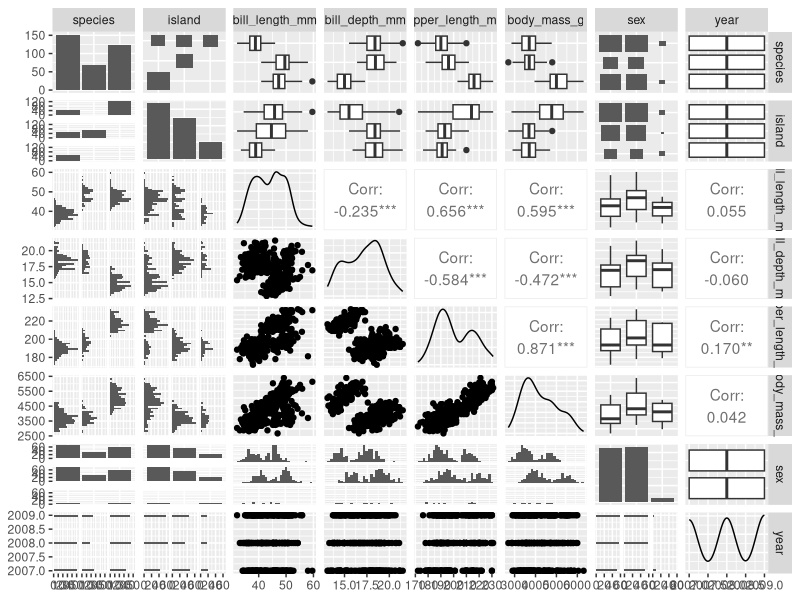
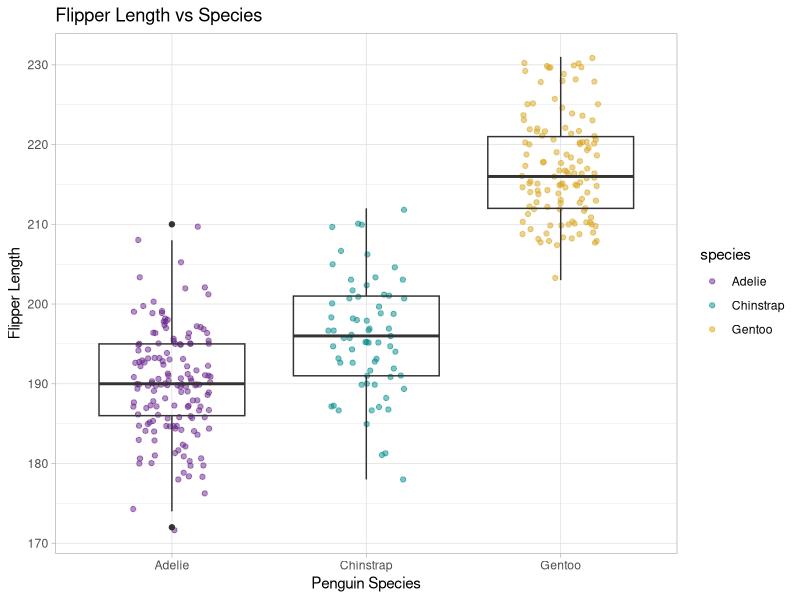
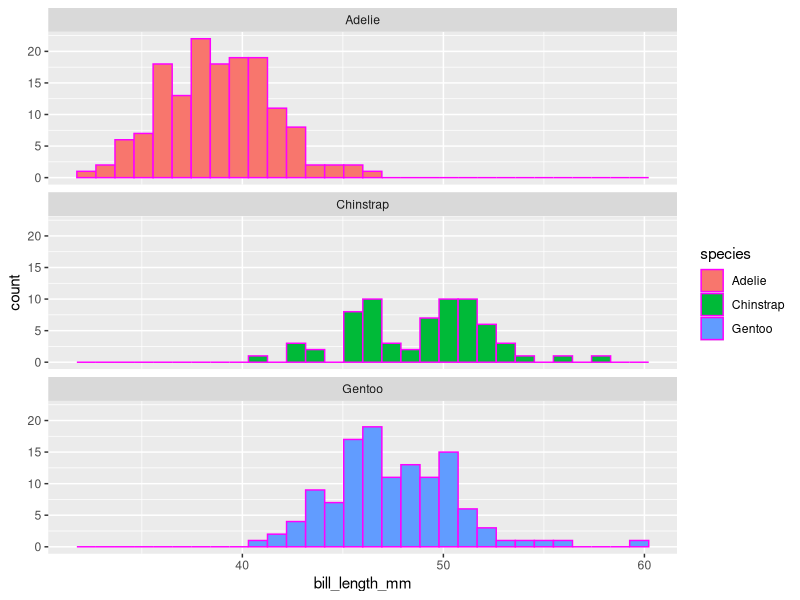

Write R code to recreate these figures, in order.
## ---- chunk 1

#| warning: false

# If you don't want the output to show but no code
#| echo: false

library(tidyverse)
library(palmerpenguins)
library(GGally)
library(skimr)
## ---- chunk 2

# If you want nothing of the code chunk to show up

#| include: false

#Tell me the column name
names(penguins)

# What are the dimension?
dim(penguins)

# Can you show me the first 6 lines?
head(penguins)

# Can you show me the last 6 lines?
tail(penguins)
## ---- chunk 3
#| echo: false
2+10
## ---- chunk 4
skim(penguins)
## ---- chunk 5
GGally::ggpairs(penguins)
## ---- chunk 6
#| Flipper
ggplot(data = penguins, aes(x = species, y = flipper_length_mm)) + 
  geom_jitter(width = .2, 
              alpha = .5, 
              aes(color = species)) + 
  geom_boxplot(fill = NA) +
  theme_light() +
  scale_color_manual(values = c("darkorchid4", "cyan4", "goldenrod")) + labs(x = "Penguin Species", y = "Flipper Length", title = "Flipper Length vs Species")

## ---- chunk 7
ggplot(data = penguins, aes(x = bill_length_mm)) + 
  geom_histogram(aes(fill = species), color = "magenta") + 
  facet_wrap(~species, ncol = 1)
